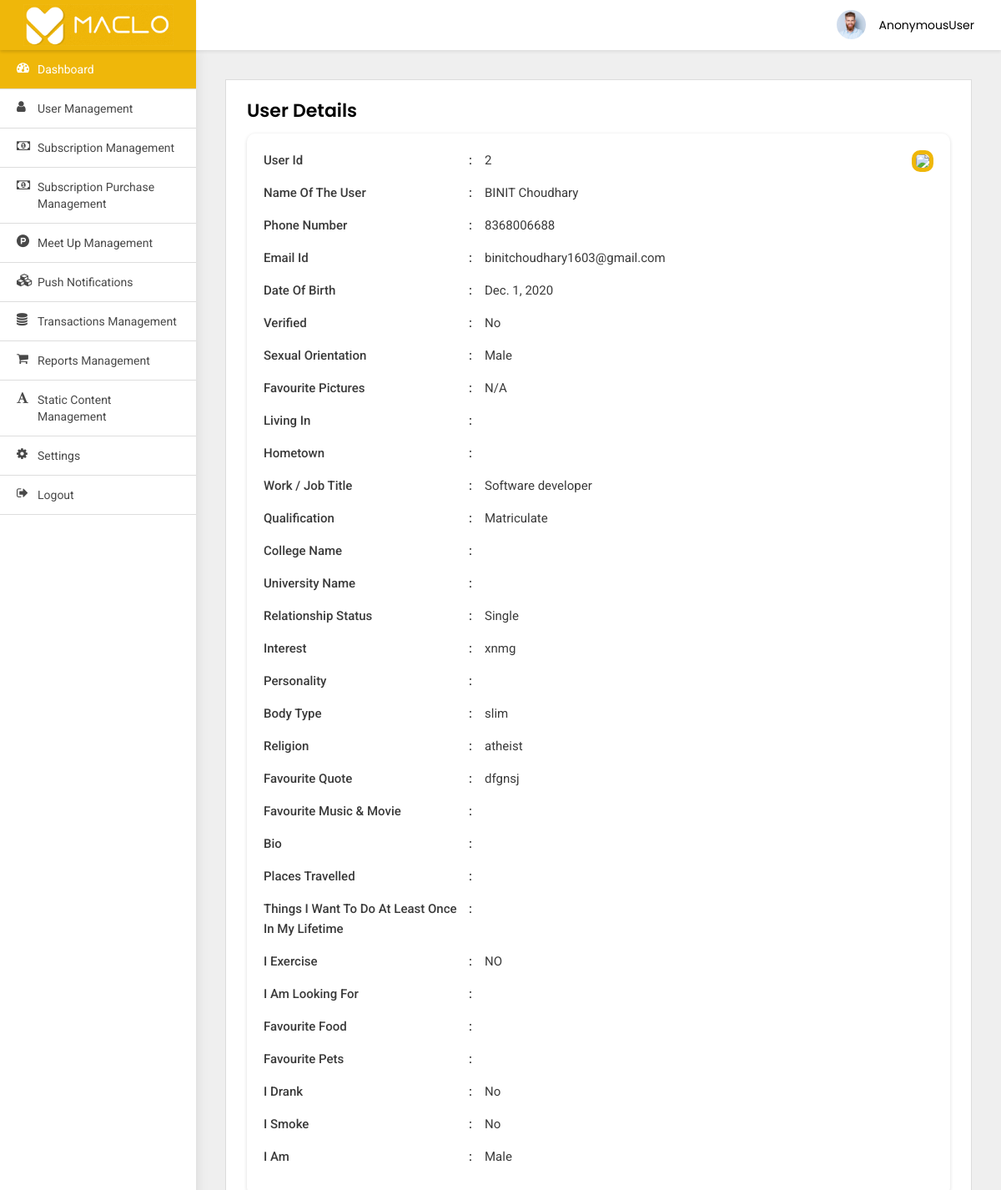
Page /adminpanel/users-detail/2/ on the committed database.
### src/models.py (models this page shows)
class RegisterUser(models.Model):
    email = models.EmailField(default='test@maclo.com')
    phone_number = models.CharField(default='00000', max_length=12)
    first_name = models.CharField(default='maclo', max_length=100)
    last_name = models.CharField(default='app', max_length=100)
    gender = models.CharField(choices=GENDER, default='Male', max_length=20, null=True, blank=True)
    date_of_birth = models.DateField(null=True, blank=True)
    job_profile = models.CharField(max_length=100, null=True, blank=True)
    company_name = models.CharField(max_length=200, null=True, blank=True)
    qualification = models.CharField(
        default="Bachelor's", choices=QUALIFICATION, max_length=100, null=True, blank=True)
    relationship_status = models.CharField(
        default='Single', choices=RELATIONSHIP_STATUS, max_length=100, null=True, blank=True)
    interests = models.CharField(default='Reading Books', max_length=500)
    fav_quote = models.CharField(default='MY Fav QUOTE', max_length=1000)
    religion = models.CharField(default='atheist', max_length=100, null=True, blank=True)
    body_type = models.CharField(default='slim', max_length=100)
    created_at = models.DateField(auto_now_add=True)
    verified = models.CharField(default='No', choices=BOOL_CHOICES, max_length=10)
    fb_signup = models.CharField(default='No', choices=BOOL_CHOICES, max_length=10)
    pic_1 = models.ImageField(upload_to='media', null=True, blank=True)
    pic_2 = models.ImageField(upload_to='media', null=True, blank=True)
    pic_3 = models.ImageField(upload_to='media', null=True, blank=True)
    pic_4 = models.ImageField(upload_to='media', null=True, blank=True)
    pic_5 = models.ImageField(upload_to='media', null=True, blank=True)
    pic_6 = models.ImageField(upload_to='media', null=True, blank=True)
    pic_7 = models.ImageField(upload_to='media', null=True, blank=True)
    pic_8 = models.ImageField(upload_to='media', null=True, blank=True)
    pic_9 = models.ImageField(upload_to='media', null=True, blank=True)
    def __str__(self):
        return str(self.id)

class UserDetail(models.Model):
    bio = models.CharField(default='', max_length=600, null=True, blank=True)
    phone_number = models.ForeignKey(RegisterUser, on_delete=models.CASCADE, null=True, blank=True)
    living_in = models.CharField(
        default='', choices=LOCATION, max_length=100, null=True, blank=True)
    hometown = models.CharField(default='', max_length=300, null=True, blank=True)
    profession = models.CharField(
        default="", choices=PROFESSION, max_length=100, null=True, blank=True)
    college_name = models.CharField(
        default='', choices=COLLEGES, max_length=100, null=True, blank=True)
    university = models.CharField(
        default='', choices=UNIVERSITY, max_length=200, null=True, blank=True)
    personality = models.CharField(default='', max_length=500, null=True, blank=True)
    food_type = models.CharField(choices=FOOD_TYPE, default='', max_length=100, null=True, blank=True)
    owns = models.CharField(choices=VEHICLES, default='', max_length=200, null=True, blank=True)
    preference_first_date = models.CharField(
        default='', choices=PREFRENCE_FIRST_DATE, max_length=150, null=True, blank=True)
    fav_music = models.CharField(default='', max_length=500, null=True, blank=True)
    travelled_place = models.CharField(default='', max_length=500, null=True, blank=True)
    once_in_life = models.CharField(default='', max_length=500, null=True, blank=True)
    exercise = models.CharField(default='NO', choices=BOOL_CHOICES, max_length=10, null=True, blank=True)
    looking_for = models.CharField(default="", max_length=500, null=True, blank=True)
    fav_food = models.CharField(default='', max_length=500, null=True, blank=True)
    fav_pet = models.CharField(default='', max_length=100, null=True, blank=True)
    smoke = models.CharField(default='No', choices=BOOL_CHOICES, max_length=10, null=True, blank=True)
    drink = models.CharField(default='No', choices=BOOL_CHOICES, max_length=10, null=True, blank=True)
    subscription_purchased = models.CharField(default='No', choices=BOOL_CHOICES, max_length=100, null=True, blank=True)
    subscription_purchased_at = models.DateField(null=True, blank=True)
    subscription = models.ForeignKey(SubscriptionPlans, on_delete=models.CASCADE, null=True, blank=True)

### adminpanel/views.py (the view)
# urls.py: path('users-detail/<int:pk>/', UserDetailView.as_view(), name='users-detail'),
class UserDetailView(DetailView):
    model = RegisterUser
    template_name = 'user-details.html'
    def get_context_data(self, **kwargs):
        context = super().get_context_data(**kwargs)
        user = RegisterUser.objects.get(id=self.kwargs.get('pk'))
        print(user)
        try:
            context['detail'] = UserDetail.objects.get(phone_number=user)
            x = UserDetail.objects.get(phone_number=user)
            print(x.living_in)
        except Exception as e:
            print(e)
        return context

### adminpanel/templates/user-details.html
{% extends 'base.html' %}
{% block body %}
<div class="WrapperArea">
    <div class="WrapperBox">
        <div class="Small-Wrapper">
            <h4 class="Title">User Details</h4>
            <div class="DetailsArea">
                {% if object.pic_1 %}
                <div class="DetailsProfile">
                    <figure><img src="{{object.pic_1.url}}"></figure>
                </div>
                {% else %}
                <div class="DetailsProfile">
                    <figure><img src="'adminpanel/images/profile.jpeg'"></figure>
                </div>
                {% endif %}
                <ul>
                    <li>
                        <span>User id</span>{{object.id}}
                    </li>
                    <li>
                        <span>Name of the user</span>{{object.first_name}} {{object.last_name}}
                    </li>
                    <li>
                        <span>Phone Number</span>{{object.phone_number}}
                    </li>
                    <li>
                        <span>Email id </span>{{object.email}}
                    </li>
                    <li>
                        <span>Date of Birth</span>{{object.date_of_birth}}
                    </li>
                    <li>
                        <span>Verified</span>{{object.verified}}
                    </li>
                    <li>
                        <span>Sexual Orientation</span>{{object.gender}}
                    </li>
                    {% if object.pic_1 %}
                    <li>
                        <span>favourite pictures</span>{{object.pic_1.url}}
                    </li>
                    {% else %}
                    <li>
                        <span>favourite pictures</span>N/A
                    </li>
                    {% endif %}
                    <li>
                        <span>Living in</span>{{detail.living_in}}
                    </li>
                    <li>
                        <span>Hometown</span>{{detail.hometown}}
                    </li>
                    <li>
                        <span>Work / Job title</span>{{object.job_profile}}
                    </li>
                    <li>
                        <span>Qualification </span>{{object.qualification}}
                    </li>
                    <li>
                        <span>College name </span>{{detail.college_name}}
                    </li>
                    <li>
                        <span>University name</span>{{detail.university}}
                    </li>
                    <li>
                        <span>Relationship status</span>{{object.relationship_status}}
                    </li>
                    <li>
                        <span>Interest</span>{{object.interests}}
                    </li>
                    <li>
                        <span>Personality</span>{{object.personality}}
                    </li>
                    <li>
                        <span>Body Type</span>{{object.body_type}}
                    </li>
                    <li>
                        <span>Religion</span>{{object.religion}}
                    </li>
                    <li>
                        <span>favourite quote </span>{{object.fav_quote}}
                    </li>
                    <li>
                        <span>Favourite Music & Movie </span>{{detail.fav_music}}
                    </li>
                    <li>
                        <span>Bio</span>{{detail.bio}}
                    </li>
                    <li>
                        <span>Places Travelled </span>{{detail.travelled_place}}
                    </li>
                    <li>
                        <div class="Flex">
                            <span>Things I want to do at least once in my lifetime</span>{{detail.once_in_life}}
                        </div>
                    </li>
                    <li>
                        <span>I Exercise</span>{{detail.exercise}}
                    </li>
                    <li>
                        <span>I am looking for</span>{{detail.looking_for}}
                    </li>
                    <li>
                        <span>Favourite Food</span>{{detail.fav_food}}
                    </li>
                    <li>
                        <span>Favourite pets</span>{{detail.fav_pet}}
                    </li>
                    <li>
                        <span>I drank</span>{{detail.drink}}
                    </li>
                    <li>
                        <span>I Smoke</span>{{detail.smoke}}
                    </li>
                    <li>
                        <span>I am</span>{{object.gender}}
                    </li>
                </ul>
            </div>
        </div>
    </div>
</div>
{% endblock body %}

### static/adminpanel/css/style.css (style rules this page uses)
body { margin: 0; padding: 0; font-family: 'Poppins', sans-serif !important; font-size: 13px; color: #3a3a3a; font-weight: 400; }
* { margin: 0px; padding: 0px; }
header, footer, aside, article, section, detail, nav, figure { position: relative; }
h1, h2, h3, h4, h5, h6, p { margin: 0; padding: 0; }
ul, li, ol { list-style-type: none; margin: 0; padding: 0; }
img { border: 0; outline: none; max-width: 100%; }
.Flex { display: flex; }
.WrapperArea { margin-left:235px;flex:1 1 auto;width:calc(100% - 235px);display:flex;flex-direction:column;margin-top:60px;transition:0.5s all ease-in-out }
.WrapperArea .WrapperBox { padding:35px;background-color:#efefef;min-height:calc(100vh - 60px) }
.Small-Wrapper { background-color:#fff;padding:25px;border:1px solid #dcdcdc }
h4.Title { margin:0 0 15px;font-weight:600;color:#000;text-transform:capitalize;font-size:22px }
.DetailsArea { box-shadow:0 1px 4px #ddd;padding:20px;margin:0;border-radius:10px }
.DetailsArea .DetailsProfile { float: right; border: 5px solid #efb70a; border-radius: 10px; overflow: hidden; }
.DetailsArea ul li { font-family:Roboto;font-size:15px;margin:0 0 15px 0;line-height:24px }
.DetailsArea ul li span, .DetailsArea ul li strong { font-weight:500;text-transform:capitalize;width:250px;display:inline-block;position:relative;margin:0 15px 0 0;padding:0 10px 0 0 }
.DetailsArea ul li span:after { content:':';position:absolute;right:0;top:0 }

### rows in the picture
RegisterUser: id "2", first_name "BINIT", last_name "Choudhary", phone_number "8368006688", email "binitchoudhary1603@gmail.com", date_of_birth "Dec. 1, 2020", verified "No", gender "Male", job_profile "Software developer", qualification "Matriculate", relationship_status "Single", interests "xnmg", body_type "slim", religion "atheist", fav_quote "dfgnsj"
UserDetail: exercise "NO", drink "No", smoke "No"

### other values in the picture
{{ user }} "AnonymousUser"
